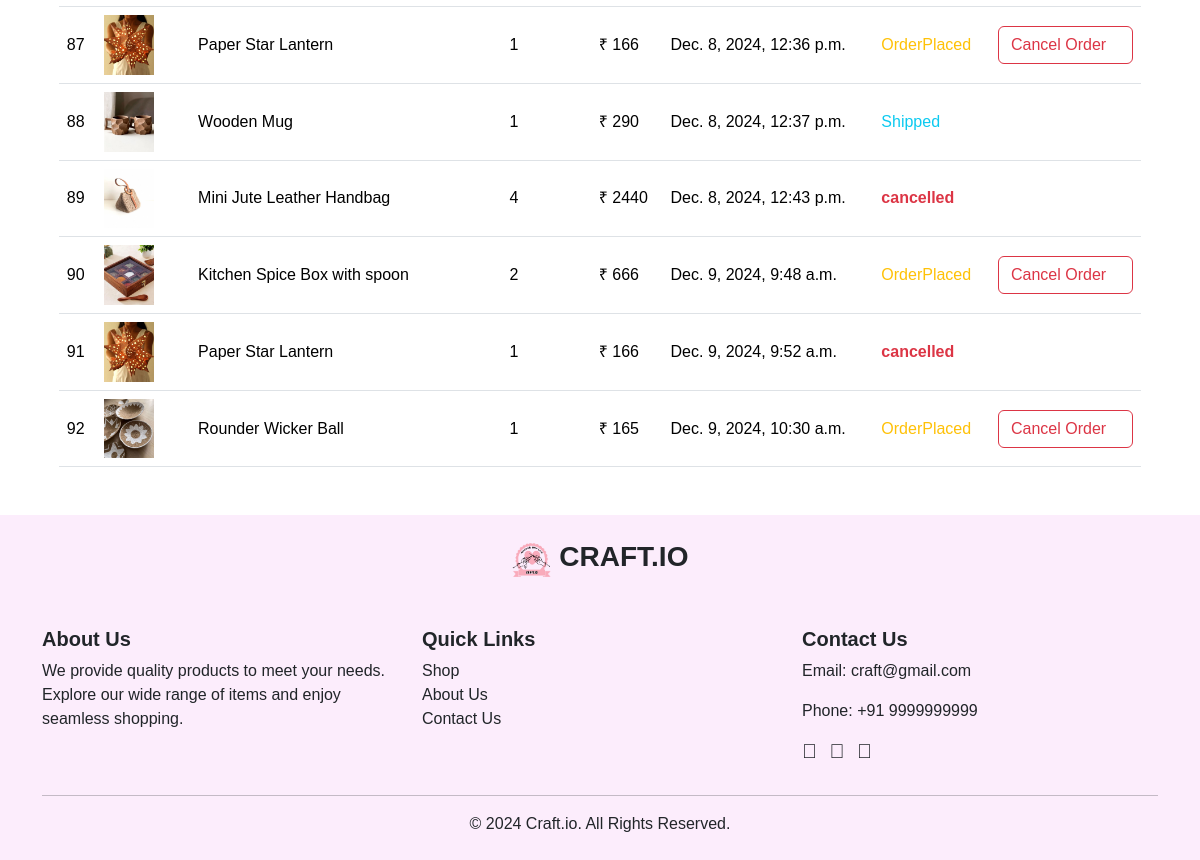
The app's page /customer/orderlist (signed in, lower part), older data.
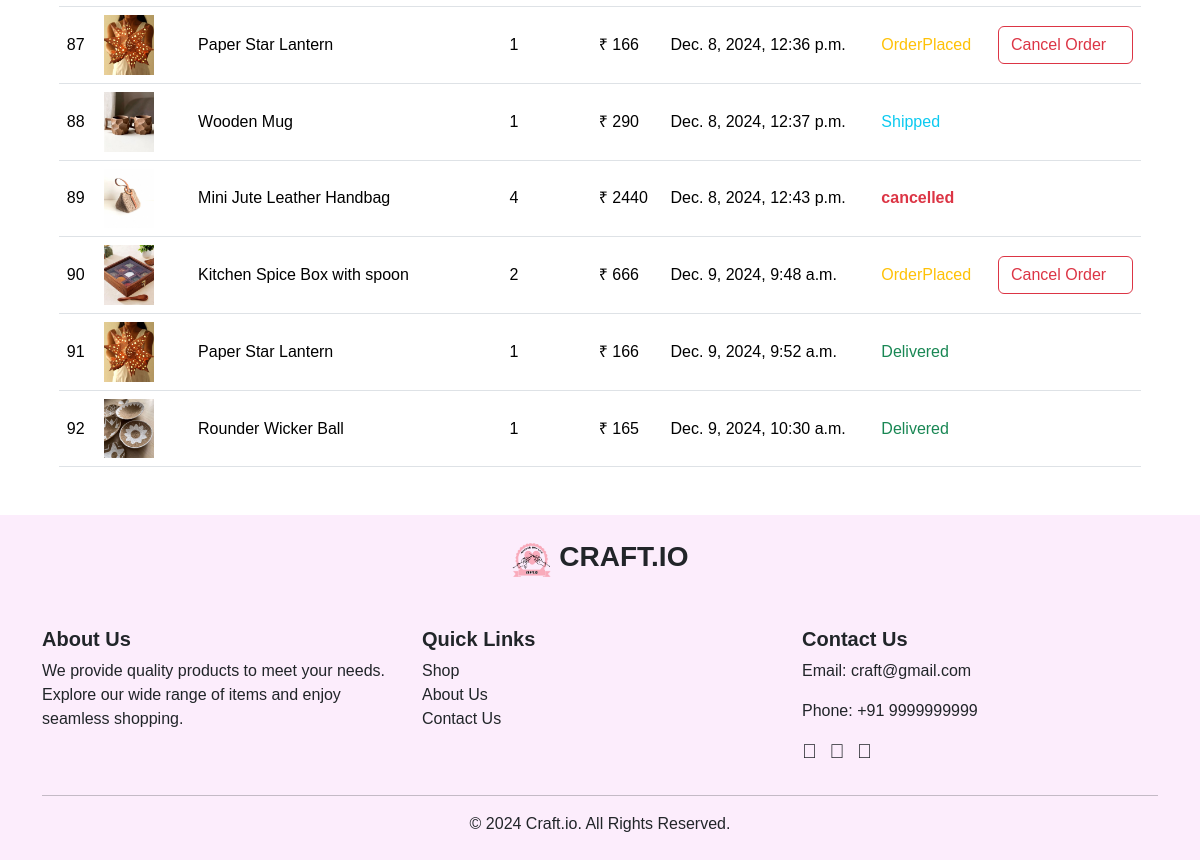
The same page, newer data.
### account/models.py (models this page shows, shortened)
class Orders(models.Model):
    id = models.IntegerField(primary_key=True)
    product = models.ForeignKey(Productss, on_delete=models.CASCADE)
    user = models.ForeignKey(User, on_delete=models.CASCADE)
    datatime = models.DateTimeField(auto_now_add=True)
    quantity = models.IntegerField()  # Change this to IntegerField
    total = models.IntegerField()
    options = (
        ('OrderPlaced', 'OrderPlaced'),
        ('Shipped', 'Shipped'),
        ('OutForDelivery', 'OutForDelivery'),
        ('Delivered', 'Delivered'),
        ('cancelled', 'cancelled')
    )
    status = models.CharField(max_length=100, default='OrderPlaced', choices=options)

class Productss(models.Model):
    title=models.CharField(max_length=100)
    description=models.CharField(max_length=500)
    price=models.IntegerField()
    offerprice=models.IntegerField()
    image=models.ImageField(upload_to='product_images')
    stock=models.IntegerField()
    ShippingFee=models.CharField(max_length=100,default='Free')
    created_at = models.DateTimeField(default=timezone.now)
    options=(
        ('PaperCraft','PaperCraft'),
        ('Wooden','Wooden'),
        ('Jute','Jute'),
    )
    category=models.CharField(max_length=100,choices=options)

### customer/views.py (the view)
# urls.py: path('orderlist', OrderListView.as_view(), name='orderlist'),
@method_decorator(decorator=decorators, name='dispatch')
class OrderListView(ListView):
    template_name = 'orderlist.html'
    context_object_name = 'orders'
    def get_queryset(self):
        return Orders.objects.filter(user=self.request.user)

### customer/context_processors.py (called while the page is built)
def item_count(request):
    if request.user.is_authenticated:
        cart_count=Cart.objects.filter(user=request.user).count()
        wishlist_count=Wishlist.objects.filter(user=request.user).count()
        order_count=Orders.objects.filter(user=request.user).count()
        return {'cart':cart_count,'wishlist':wishlist_count,'order':order_count}
    else:
        return {"cart":0,'wishlist':0,"order":0}

### customer/views.py (called while the page is built)
def signin_required(fn):
    def inner(request, *args, **kw):
        if request.user.is_authenticated:
            return fn(request, *args, **kw)
        else:
            messages.error(request, 'Please login First!!')
            return redirect('login')
    return inner

### customer/templates/orderlist.html (shortened to what this page needs)
{% extends 'navbar.html' %}
{% block content %}
{% if orders %}
<div class="container mt-5 mb-5">
    <div class="table-container" style="width: 97%; margin: 0 auto;">
        <table class="table mt-5">
            <tbody>
                {% for i in orders %}
                <tr class="align-middle">
                    <td>{{ i.id }}</td>
                    <td>
                        <a href="{% url 'pdetail' i.product.id %}">
                            <img src="{{ i.product.image.url }}" alt="{{ i.product.title }}" class="img-fluid" height="50px" width="50px">
                        </a>
                    </td>
                    <td>{{ i.product.title }}</td>
                    <td>{{ i.quantity }}</td>
                    <td>&#8377; {{ i.total }}</td>
                    <td>{{ i.datatime }}</td>
                    <td>
                        {% if i.status == 'OrderPlaced' %}
                        <span class="text-warning">{{ i.status }}</span>
                        {% elif i.status == 'Shipped' %}
                        <span class="text-info">{{ i.status }}</span>
                        {% elif i.status == 'OutForDelivery' %}
                        <span class="text-primary">{{ i.status }}</span>
                        {% elif i.status == 'Delivered' %}
                        <span class="text-success">{{ i.status }}</span>
                        {% elif i.status == 'cancelled' %}
                        <span class="text-danger fw-bolder">{{ i.status }}</span>
                        {% endif %}
                    </td>
                    <td>
                        {% if i.status == 'OrderPlaced' %}
                        <a href="{% url 'corder' i.id %}" onclick="return confirm('Are you sure?')" class="btn btn-outline-danger">Cancel Order</a>
                        {% endif %}
                    </td>
                </tr>
                {% endfor %}
            </tbody>
        </table>
    </div>
</div>
{% else %}
<div style="display: flex; justify-content: center; align-items: center; height: 80vh; margin-top: 30px;">
    <img src="https://i.pinimg.com/originals/f6/e4/64/f6e464230662e7fa4c6a4afb92631aed.png" class="img-fluid rounded-top" alt="No orders found">
</div>
{% endif %}
{% endblock content %}

Row changes from the older to the newer data that the page shows:
changed Orders "Dec. 9, 2024, 9:52 a.m.": status "cancelled" → "Delivered"
changed Orders "Dec. 9, 2024, 10:30 a.m.": status "OrderPlaced" → "Delivered"
